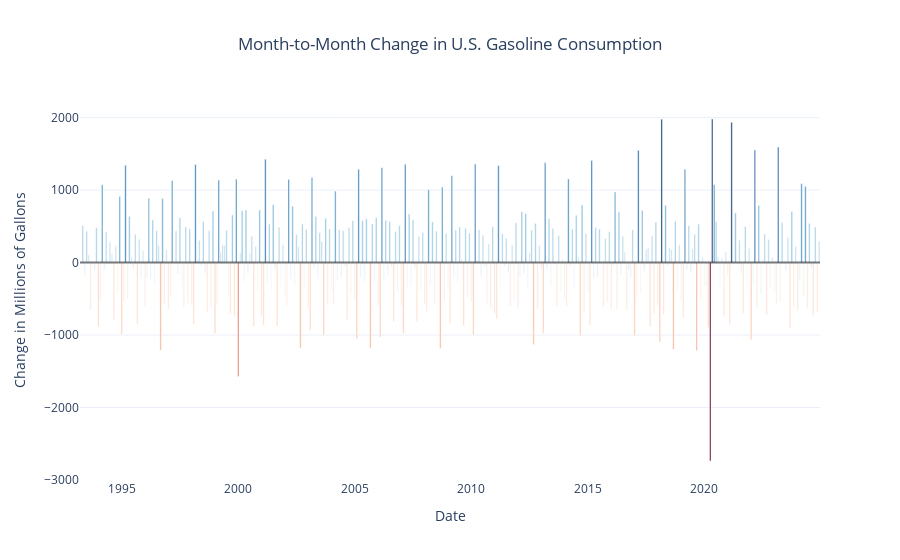

The notebook cell saved with this chart:
### Code cell
''' Create a bar plot to visualize month-to-month changes in gasoline consumption '''

# Calculate month-to-month percent change
consumption["Monthly_Change_%"] = consumption["Gasoline_Consumption(Millions of Gallons)"].pct_change() * 100

# Calculate absolute change (in millions of gallons)
consumption["Monthly_Change_(Millions)"] = consumption["Gasoline_Consumption(Millions of Gallons)"].diff()

# Create bar plot
fig = px.bar(
    consumption,
    x="Date",
    y="Monthly_Change_(Millions)",
    title="Month-to-Month Change in U.S. Gasoline Consumption",
    labels={"Monthly_Change_(Millions)": "Change (Millions of Gallons)"},
    color="Monthly_Change_(Millions)",
    color_continuous_scale="RdBu",
)

# Customize appearance
fig.update_layout(
    template="plotly_white",
    title_x=0.5,
    coloraxis_showscale=False,
    xaxis_title="Date",
    yaxis_title="Change in Millions of Gallons",
)
# Add horizontal line at y=0
fig.add_hline(y=0, line_color="black", opacity=0.5)

fig.show()

### Figure 1 — Plotly figure (JSON) as saved in the notebook; plotly's stock layout.template omitted (floating-point values rounded to 4 significant figures; data arrays with more than 128 entries replaced by an {"elided": "..."} marker saying what was removed)
{"data": [{"hovertemplate": "Date=%{x}<br>Change (Millions of Gallons)=%{marker.color}<extra></extra>", "legendgroup": "", "marker": {"color": {"elided": "381 float values"}, "coloraxis": "coloraxis", "pattern": {"shape": ""}}, "name": "", "orientation": "v", "showlegend": false, "textposition": "auto", "type": "bar", "x": {"elided": "381 str values"}, "xaxis": "x", "y": {"elided": "381 float values"}, "yaxis": "y"}], "layout": {"barmode": "relative", "coloraxis": {"colorbar": {"title": {"text": "Change (Millions of Gallons)"}}, "colorscale": [[0, "rgb(103,0,31)"], [0.1, "rgb(178,24,43)"], [0.2, "rgb(214,96,77)"], [0.3, "rgb(244,165,130)"], [0.4, "rgb(253,219,199)"], [0.5, "rgb(247,247,247)"], [0.6, "rgb(209,229,240)"], [0.7, "rgb(146,197,222)"], [0.8, "rgb(67,147,195)"], [0.9, "rgb(33,102,172)"], [1, "rgb(5,48,97)"]], "showscale": false}, "legend": {"tracegroupgap": 0}, "shapes": [{"line": {"color": "black"}, "opacity": 0.5, "type": "line", "x0": 0, "x1": 1, "xref": "x domain", "y0": 0, "y1": 0, "yref": "y"}], "title": {"text": "Month-to-Month Change in U.S. Gasoline Consumption", "x": 0.5}, "xaxis": {"anchor": "y", "domain": [0, 1], "title": {"text": "Date"}}, "yaxis": {"anchor": "x", "domain": [0, 1], "title": {"text": "Change in Millions of Gallons"}}}}
